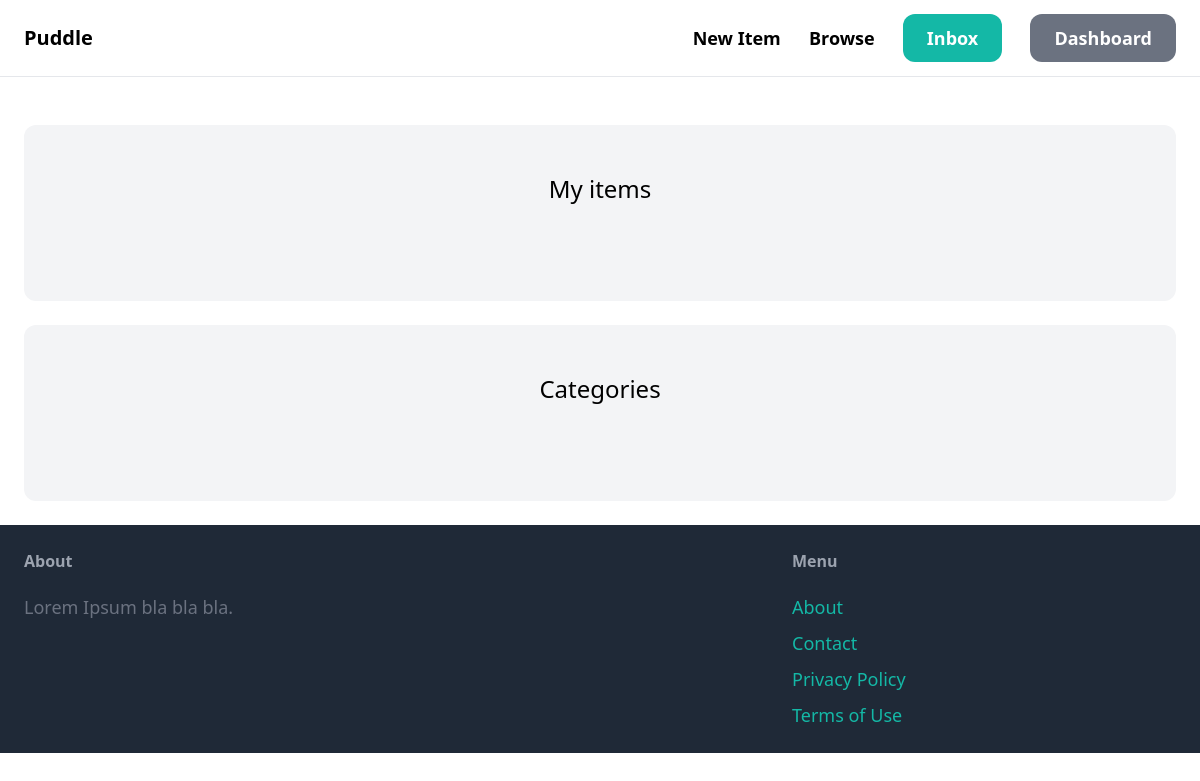
Page /dashboard/ (signed in) on the earlier database version.
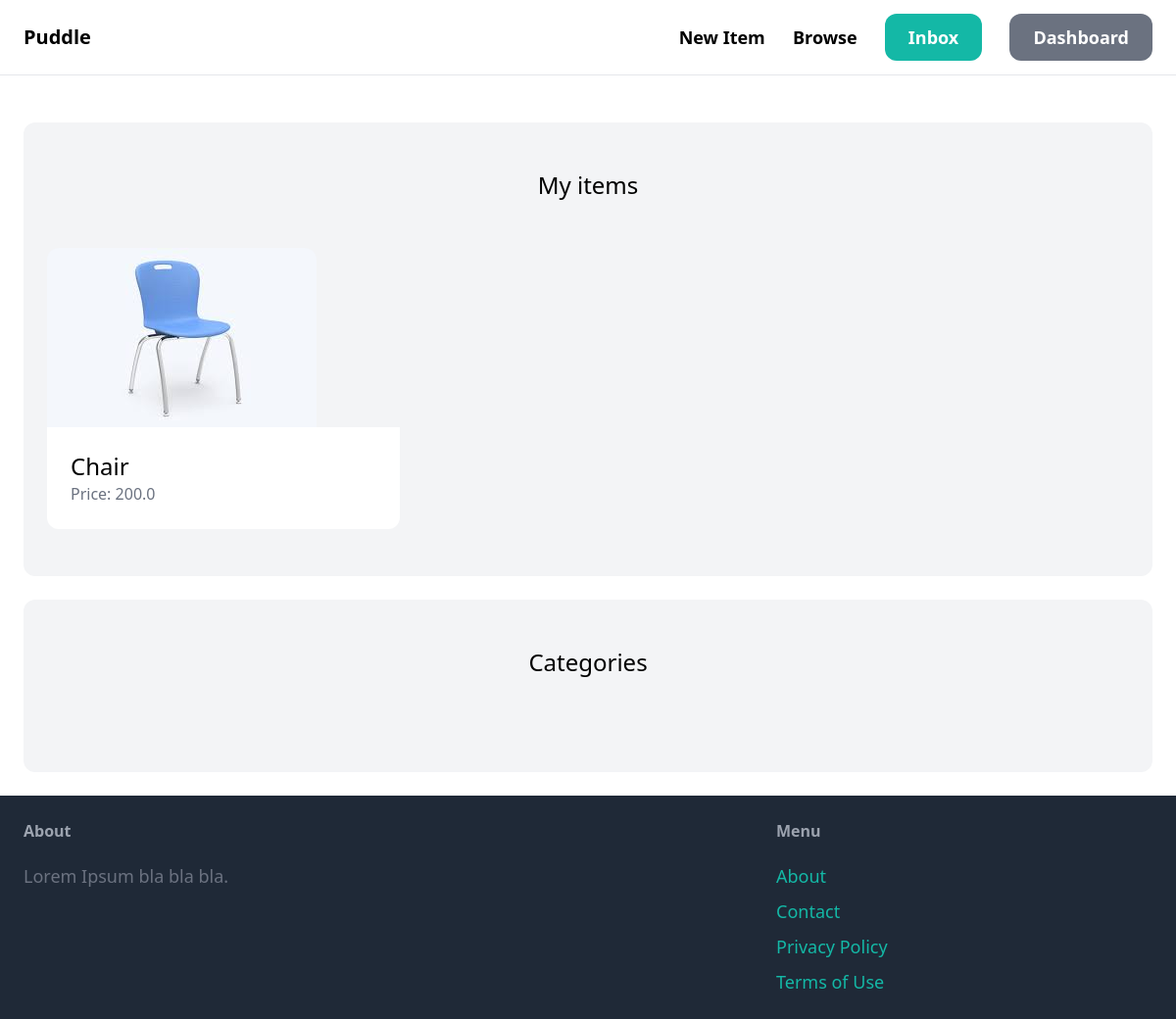
Same page on the later database version.
### item/models.py (models this page shows, shortened)
class Item(models.Model):
    category = models.ForeignKey(Category, related_name='items', on_delete=models.CASCADE)
    name = models.CharField(max_length=255)
    description = models.TextField(blank=True, null=True)
    price = models.FloatField()
    image = models.ImageField(upload_to='item_images', blank=True, null=True)
    is_sold = models.BooleanField(default=False)
    created_by = models.ForeignKey(User, related_name='items', on_delete=models.CASCADE)
    created_at = models.DateTimeField(auto_now_add=True)

### dashboard/views.py (the view)
# urls.py: path('', views.index, name='index'),
@login_required
def index(request):
    items = Item.objects.filter(created_by=request.user)
    return render(request, 'dashboard/index.html', {
        'items': items,
    })

### dashboard/templates/dashboard/index.html (shortened to what this page needs)
{% extends 'core/base.html' %}
{% block content %}
    <div class="mt-6 px-6 py-12 bg-gray-100 rounded-xl">
        <h2 class="mb-12 text-2xl text-center">My items</h2>
        <div class="grid grid-cols-3 gap-3">
            {% for item in items %}
                <div>
                    <a href="{% url 'item:detail' item.id %}">
                        <div>
                            <img src="{{ item.image.url }}" class="rounded-t-xl">
                        </div>
                        <div class="p-6 bg-white rounded-b-xl">
                            <h2 class="text-2xl">{{ item.name }}</h2>
                            <p class="text-gray-500">Price: {{ item.price }}</p>
                        </div>
                    </a>
                </div>
            {% endfor %}
        </div>
    </div>
    <div class="mt-6 px-6 py-12 bg-gray-100 rounded-xl">
        <h2 class="mb-12 text-2xl text-center">Categories</h2>
    </div>
{% endblock %}

Differences in the rows shown:
now on this page (row edited): Item: image (picture), name "Chair", price "200.0"
